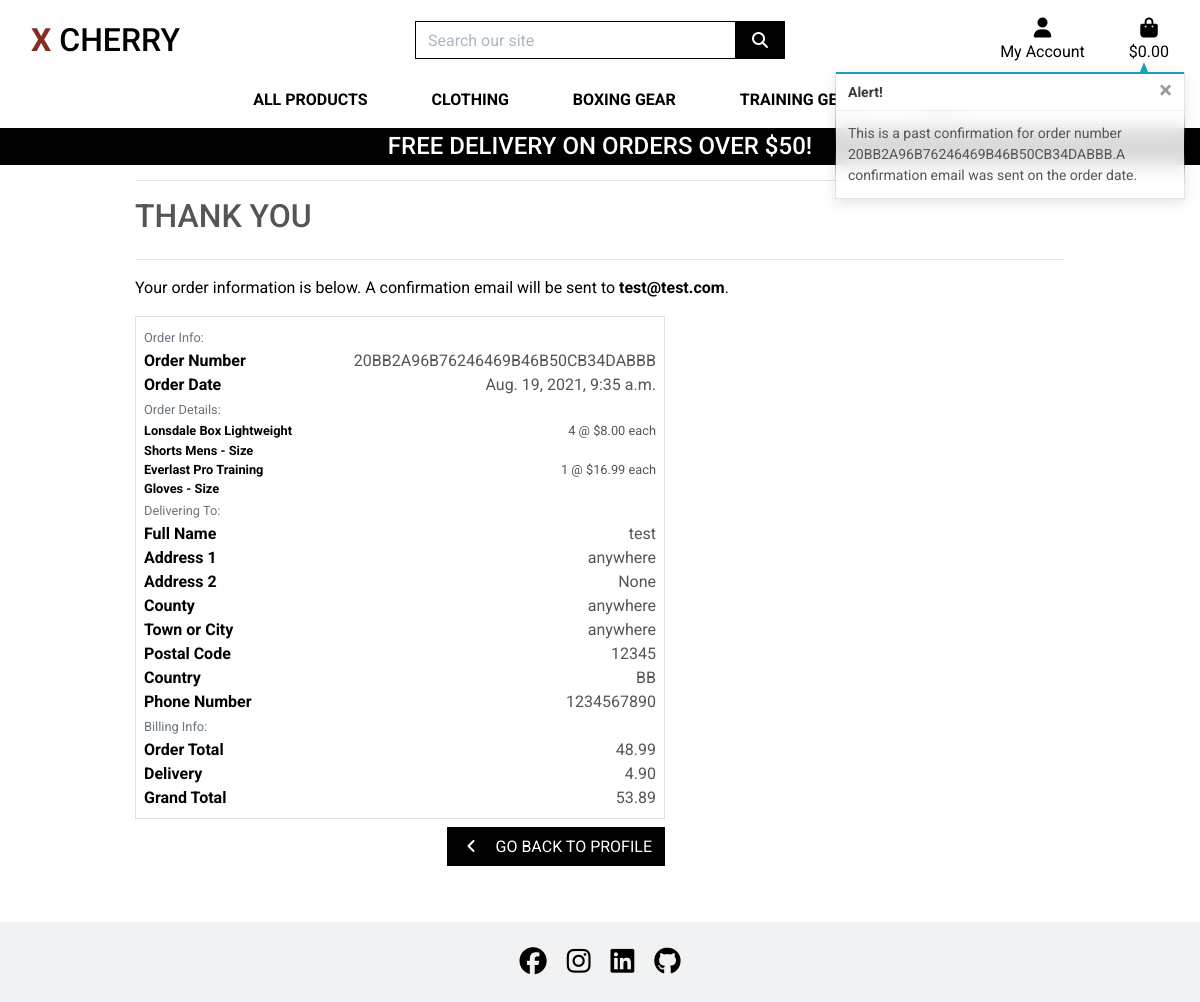
The app's page /profile/order_history/20BB2A96B76246469B46B50CB34DABBB (signed in) with its own data.
### checkout/models.py (models this page shows, shortened)
class Order(models.Model):
    order_number = models.CharField(max_length=32, null=False, editable=False)
    user_profile = models.ForeignKey(UserProfile, on_delete=models.SET_NULL,
                                     null=True, blank=True,
                                     related_name='orders')
    full_name = models.CharField(max_length=50, null=False, blank=False)
    email = models.EmailField(max_length=254, null=False, blank=False)
    phone_number = models.CharField(max_length=20, null=False, blank=False)
    country = CountryField(blank_label='Country *', null=False, blank=False)
    postcode = models.CharField(max_length=20, null=True, blank=True)
    town_or_city = models.CharField(max_length=40, null=False, blank=False)
    street_address1 = models.CharField(max_length=80, null=False, blank=False)
    street_address2 = models.CharField(max_length=80, null=True, blank=True)
    county = models.CharField(max_length=80, null=True, blank=True)
    date = models.DateTimeField(auto_now_add=True)
    delivery_cost = models.DecimalField(max_digits=6, decimal_places=2, null=False, default=0)
    order_total = models.DecimalField(max_digits=10, decimal_places=2, null=False, default=0)
    grand_total = models.DecimalField(max_digits=10, decimal_places=2, null=False, default=0)
    original_bag = models.TextField(null=False, blank=False, default='')
    stripe_pid = models.CharField(max_length=254, null=False, blank=False, default='')

class OrderLineItem(models.Model):
    order = models.ForeignKey(Order, null=False, blank=False, on_delete=models.CASCADE, related_name='lineitems')
    product = models.ForeignKey(Product, null=False, blank=False, on_delete=models.CASCADE)
    product_size = models.CharField(max_length=2, null=True, blank=True)  # XS, S, M, L, XL
    quantity = models.IntegerField(null=False, blank=False, default=0)
    lineitem_total = models.DecimalField(max_digits=6, decimal_places=2, null=False, blank=False, editable=False)

### products/models.py (models this page shows, shortened)
class Product(models.Model):
    category = models.ForeignKey('Category', null=True, blank=True, on_delete=models.SET_NULL)
    sku = models.CharField(max_length=254, null=True, blank=True)
    name = models.CharField(max_length=254)
    description = models.TextField()
    has_sizes = models.BooleanField(default=False, null=True, blank=True,)
    price = models.DecimalField(max_digits=6, decimal_places=2)
    rating = models.DecimalField(max_digits=6, decimal_places=2, null=True, blank=True)
    image_url = models.URLField(max_length=1024, null=True, blank=True)
    image = models.ImageField(null=True, blank=True)

### profiles/views.py (the view)
# urls.py: path('order_history/<order_number>', views.order_history, name='order_history'),
@login_required
def order_history(request, order_number):
    order = get_object_or_404(Order, order_number=order_number)
    messages.info(request, (
        f'This is a past confirmation for order number {order_number}.'
        'A confirmation email was sent on the order date.'
    ))
    template = 'checkout/checkout_success.html'
    context = {
        'order': order,
        'page_title': 'Order History',
        'from_profile': True,
    }
    return render(request, template, context)

### bag/contexts.py (called while the page is built, shortened)
def bag_contents(request):
    bag_items = []
    total = 0
    product_count = 0
    bag = request.session.get('bag', {})
    if total < settings.FREE_DELIVERY_THRESHOLD:
        delivery = total * Decimal(settings.STANDARD_DELIVERY_PERCENTAGE/100)
        free_delivery_delta = settings.FREE_DELIVERY_THRESHOLD - total
    else:
        delivery = 0
        free_delivery_delta = 0
    grand_total = delivery + total
    context = {
        'bag_items': bag_items,
        'total': total,
        'product_count': product_count,
        'delivery': delivery,
        'free_delivery_delta': free_delivery_delta,
        'free_delivery_threshold': settings.FREE_DELIVERY_THRESHOLD,
        'grand_total': grand_total,
    }
    return context

### checkout/templates/checkout/checkout_success.html (shortened to what this page needs)
{% extends "base.html" %}
{% load static %}
{% block extra_css %}
    <link rel="stylesheet" href="{% static 'checkout/css/checkout.css' %}">
{% endblock %}
{% block page_header %}
    <div class="container header-container">
    </div>
{% endblock %}
{% block content %}
    <div class="overlay"></div>
    <div class="container">
        <div class="row">
            <div class="col">
                <hr>
                    <h2 class="logo-font mb-4">Thank You</h2>
                <hr>
                <p class="text-black">Your order information is below. A confirmation email will be sent to <strong>{{ order.email }}</strong>.</p>
            </div>
        </div>
        <div class="row">
            <div class="col-12 col-lg-7">
                <div class="order-confirmation-wrapper p-2 border">
                    <div class="row">
                        <div class="col">
                            <small class="text-muted">Order Info:</small>
                        </div>
                    </div>
                    <div class="row">
                        <div class="col-12 col-md-4">
                            <p class="mb-0 text-black font-weight-bold">Order Number</p>
                        </div>
                        <div class="col-12 col-md-8 text-md-right">
                            <p class="mb-0">{{ order.order_number }}</p>
                        </div>
                    </div>
                    <div class="row">
                        <div class="col-12 col-md-4">
                            <p class="mb-0 text-black font-weight-bold">Order Date</p>
                        </div>
                        <div class="col-12 col-md-8 text-md-right">
                            <p class="mb-0">{{ order.date }}</p>
                        </div>
                    </div>
                    <div class="row">
                        <div class="col">
                            <small class="text-muted">Order Details:</small>
                        </div>
                    </div>
                    {% for item in order.lineitems.all %}
                    <div class="row">
                        <div class="col-12 col-md-4">
                            <p class="small mb-0 text-black font-weight-bold">
                                {{ item.product.name }}{% if item.product_size %} - Size {{ item.product.size|upper }}{% endif %}
                            </p>
                        </div>
                        <div class="col-12 col-md-8 text-md-right">
                            <p class="small mb-0">{{ item.quantity }} @ ${{ item.product.price }} each</p>
                        </div>
                    </div>
                    {% endfor %}
                    <div class="row">
                        <div class="col">
                            <small class="text-muted">Delivering To:</small>
                        </div>
                    </div>
                    <div class="row">
                        <div class="col-12 col-md-4">
                            <p class="mb-0 text-black font-weight-bold">Full Name</p>
                        </div>
                        <div class="col-12 col-md-8 text-md-right">
                            <p class="mb-0">{{ order.full_name }}</p>
                        </div>
                    </div>
                    <div class="row">
                        <div class="col-12 col-md-4">
                            <p class="mb-0 text-black font-weight-bold">Address 1</p>
                        </div>
                        <div class="col-12 col-md-8 text-md-right">
                            <p class="mb-0">{{ order.street_address1 }}</p>
                        </div>
                    </div>
                    {% if order.street_address2  %}
                    <div class="row">
                        <div class="col-12 col-md-4">
                            <p class="mb-0 text-black font-weight-bold">Address 2</p>
                        </div>
                        <div class="col-12 col-md-8 text-md-right">
                            <p class="mb-0">{{ order.street_address2 }}</p>
                        </div>
                    </div>
                    {% endif %}
                    {% if order.county  %}
                    <div class="row">
                        <div class="col-12 col-md-4">
                            <p class="mb-0 text-black font-weight-bold">County</p>
                        </div>
                        <div class="col-12 col-md-8 text-md-right">
                            <p class="mb-0">{{ order.county }}</p>
                        </div>
                    </div>
                    {% endif %}
                    <div class="row">
                        <div class="col-12 col-md-4">
                            <p class="mb-0 text-black font-weight-bold">Town or City</p>
                        </div>
                        <div class="col-12 col-md-8 text-md-right">
                            <p class="mb-0">{{ order.town_or_city }}</p>
                        </div>
                    </div>
                    {% if order.postcode  %}
                    <div class="row">
                        <div class="col-12 col-md-4">
                            <p class="mb-0 text-black font-weight-bold">Postal Code</p>
                        </div>
                        <div class="col-12 col-md-8 text-md-right">
                            <p class="mb-0">{{ order.postcode }}</p>
                        </div>
                    </div>
                    {% endif %}
                    <div class="row">
                        <div class="col-12 col-md-4">
                            <p class="mb-0 text-black font-weight-bold">Country</p>
                        </div>
                        <div class="col-12 col-md-8 text-md-right">
                            <p class="mb-0">{{ order.country }}</p>
                        </div>
                    </div>
                    <div class="row">
                        <div class="col-12 col-md-4">
                            <p class="mb-0 text-black font-weight-bold">Phone Number</p>
                        </div>
                        <div class="col-12 col-md-8 text-md-right">
                            <p class="mb-0">{{ order.phone_number }}</p>
                        </div>
                    </div>
                    <div class="row">
                        <div class="col">
                            <small class="text-muted">Billing Info:</small>
                        </div>
                    </div>
                    <div class="row">
                        <div class="col-12 col-md-4">
                            <p class="mb-0 text-black font-weight-bold">Order Total</p>
                        </div>
                        <div class="col-12 col-md-8 text-md-right">
                            <p class="mb-0">{{ order.order_total }}</p>
                        </div>
                    </div>
                    <div class="row">
                        <div class="col-12 col-md-4">
                            <p class="mb-0 text-black font-weight-bold">Delivery</p>
                        </div>
                        <div class="col-12 col-md-8 text-md-right">
                            <p class="mb-0">{{ order.delivery_cost }}</p>
                        </div>
                    </div>
                    <div class="row">
                        <div class="col-12 col-md-4">
                            <p class="mb-0 text-black font-weight-bold">Grand Total</p>
                        </div>
                        <div class="col-12 col-md-8 text-md-right">
                            <p class="mb-0">{{ order.grand_total }}</p>
                        </div>
                    </div>
                </div>
            </div>
        </div>
        <div class="row">
           <div class="col-12 col-lg-7 text-right">
               {% if from_profile %}
                    <a href="{% url 'profile' %}" class="btn btn-black rounded-0 my-2">
                        <span class="icon mr-2">
                            <i class="fas fa-angle-left"></i>
                        </span>
                        <span class="text-uppercase">Go Back to Profile</span>
                    </a>
                {% endif %}
           </div>
        </div>
    </div>
{% endblock %}

### static/css/base.css (style rules this page uses)
html { height: 100%; }
body { background: url('/media/homepage-hero-img.jpg') no-repeat center center fixed; background-size: cover; height: calc(100vh - 164px); color: #555; font-family: 'Roboto', sans-serif; }
.icon { align-items: center; display: inline-flex; justify-content: center; height: 1.5rem; width: 1.5rem; }
.logo-font { text-transform: uppercase; }
.btn-black { background: black; color: white; }
.text-black { color: #000 !important; }
.overlay { height: 100%; width: 100%; top: 0; left: 0; position: fixed; background: white; z-index: -1; }
@media (min-width: 1200px) { .container { max-width: 80%; } }
@media (min-width: 992px) { .header-container { padding-top: 164px; } }

### records on screen
Order: email "test@test.com", order_number "20BB2A96B76246469B46B50CB34DABBB", date "Aug. 19, 2021, 9:35 a.m.", full_name "test", street_address1 "anywhere", street_address2 "None", county "anywhere", town_or_city "anywhere", postcode "12345", country "BB", phone_number "1234567890", order_total "48.99", delivery_cost "4.90", grand_total "53.89"
OrderLineItem: product.name "Lonsdale Box Lightweight Shorts Mens", quantity "4", product.price "8.00"
OrderLineItem: product.name "Everlast Pro Training Gloves", quantity "1", product.price "16.99"

### other values on screen
{{ free_delivery_threshold }} "50"
{{ message }} "This is a past confirmation for order number 20BB2A96B76246469B46B50CB34DABBB.A confirmation email was sent on the order date."
